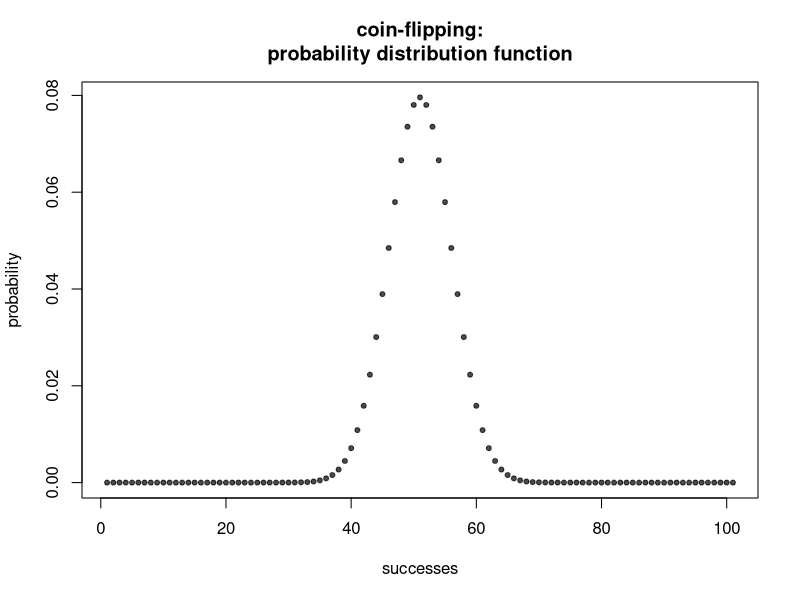
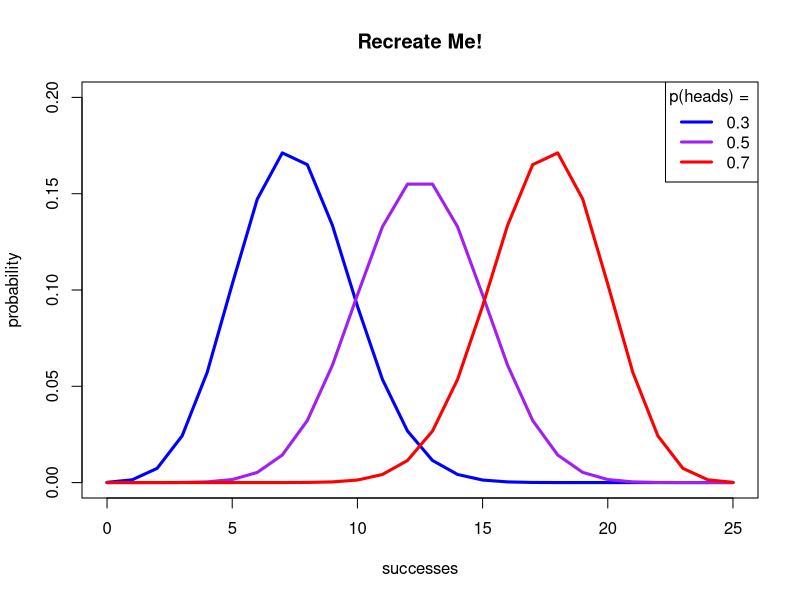
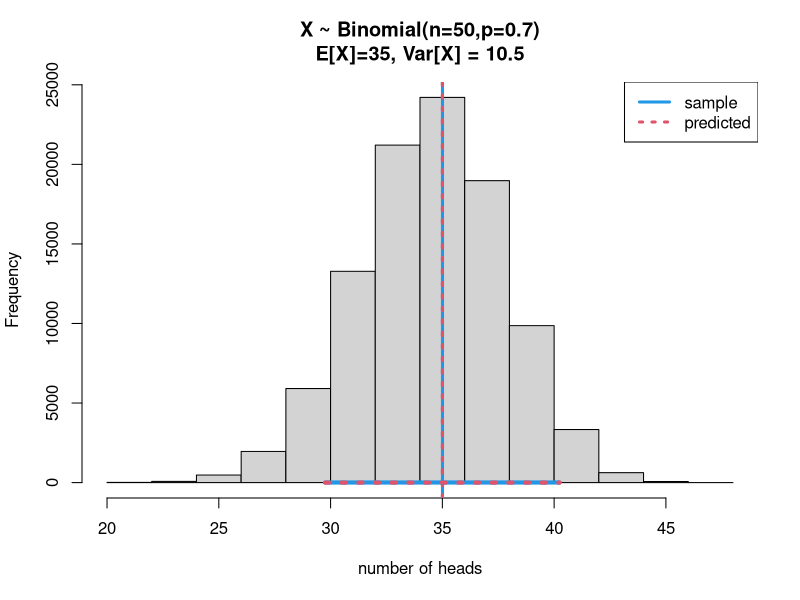
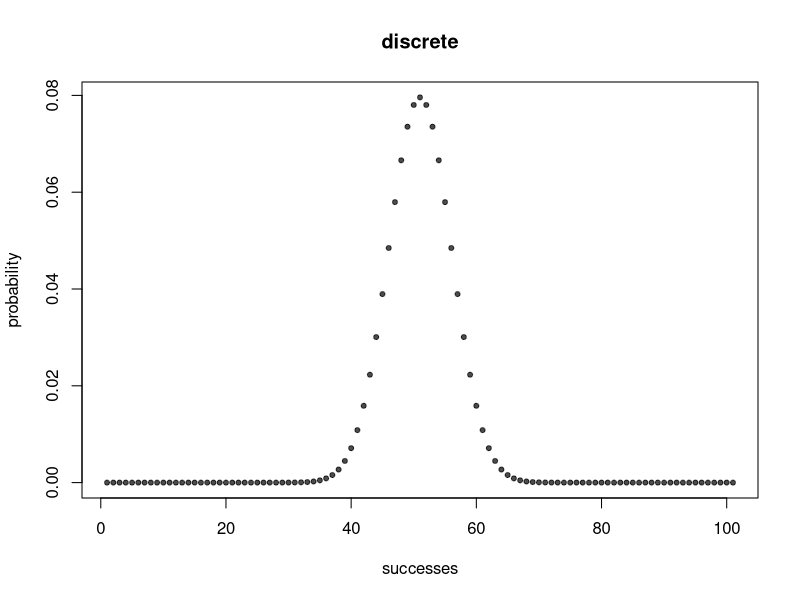
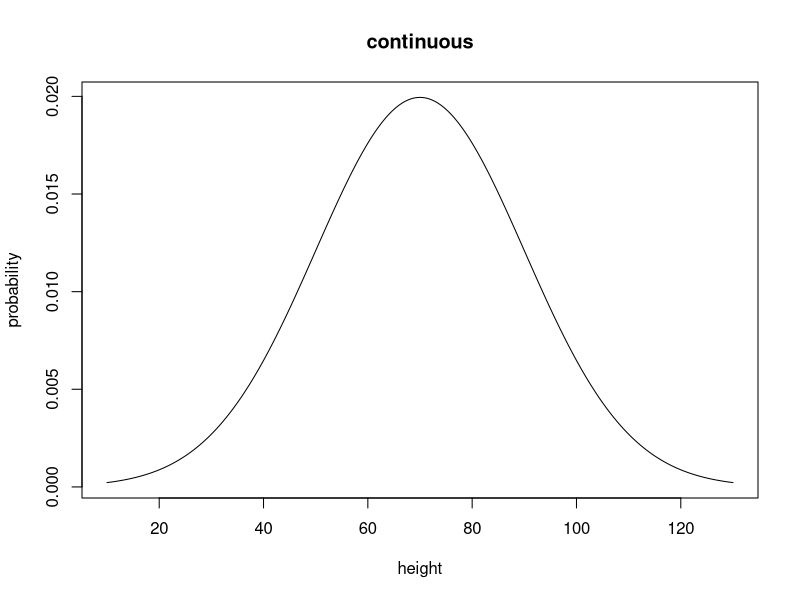
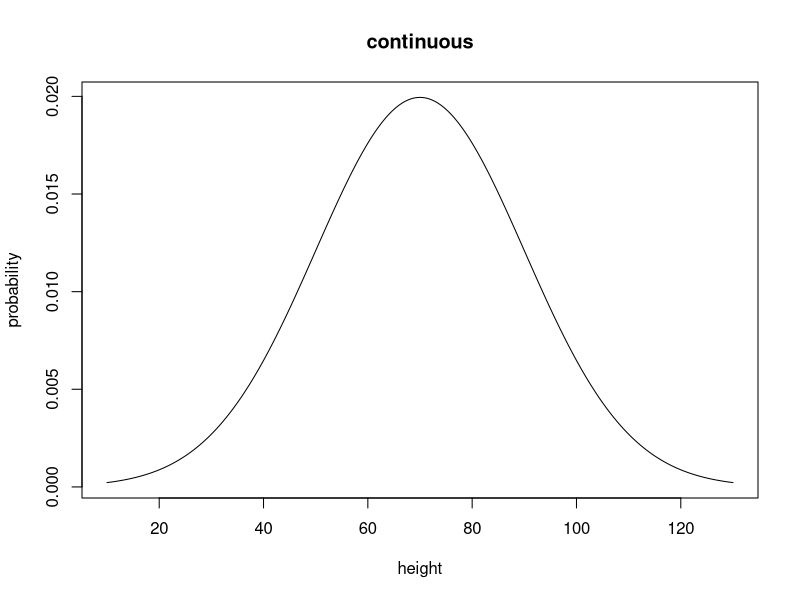

Write R code to recreate these figures, in order.
## ---- chunk 1
	#set any global options
	options(digits=3)
	set.seed(123)
## ---- chunk 2
	tmp <- rep("T",100)
	tmp[sample(1:100,43,replace=FALSE)] <- "H"
	tmp
## ---- chunk 3
	coin.flip.prob <- function(n,k,p){
		prob <- choose(n,k) * p^k * (1-p)^(n-k)
		return(prob)
	}
## ---- chunk 4
	coin.flip.prob(n=100,k=43,p=0.5)
## ---- chunk 5
	plot(coin.flip.prob(n=100,k=0:100,p=0.5),
			xlab="successes",ylab="probability",main="coin-flipping:\nprobability distribution function",
			pch=20,col=adjustcolor(1,0.7))
## ---- chunk 6
	plot(0,type='n',xlim=c(0,25),ylim=c(0,0.2),
			xlab="successes",ylab="probability",main="Recreate Me!")
		lines(0:25,coin.flip.prob(n=25,k=0:25,p=0.3),lwd=3,col="blue")
		lines(0:25,coin.flip.prob(n=25,k=0:25,p=0.5),lwd=3,col="purple")
		lines(0:25,coin.flip.prob(n=25,k=0:25,p=0.7),lwd=3,col="red")
		legend(x="topright",lty=1,lwd=3,col=c("blue","purple","red"),legend=c(0.3,0.5,0.7),title="p(heads) = ")
## ---- chunk 7
	rbinom(n=1,size=100,p=0.6)
## ---- chunk 8
	viz.binom.stats <- function(n,p){
		binomDraws <- rbinom(1e5,n,p)
		hist(binomDraws,xlab="number of heads",main=sprintf("X ~ Binomial(n=%s,p=%s)\nE[X]=%s, Var[X] = %s",n,p,n*p,n*p*(1-p)))
		abline(v=mean(binomDraws),lwd=3,col=4,lty=1)
		abline(v=n*p,lwd=3,col=2,lty=3)
		segments(x0=n*p - var(binomDraws)/2,y0=5,
				 x1=n*p + var(binomDraws)/2,y1=5,
				 col=4,lwd=4,lty=1)
		segments(x0=n*p - (n*p*(1-p)/2),y0=0,
				 x1=n*p + (n*p*(1-p)/2),y1=0,
				 col=2,lwd=4,lty=3)
		legend(x="topright",legend=c("sample","predicted"),col=c(4,2),lwd=3,lty=c(1,3))
	}
	viz.binom.stats(n=50,p=0.7)
## ---- chunk 9
plot(coin.flip.prob(n=100,k=0:100,p=0.5),
			xlab="successes",ylab="probability",
			pch=20,col=adjustcolor(1,0.7),main="discrete")
## ---- chunk 10
norm.prob <- function(x,mean,sigma){
 	prob <- exp(-((x-mean)^2/(2*sigma^2)))/sqrt(2*pi*sigma^2)
 	return(prob)
}
lower <- 10
upper <- 130
plot(lower:upper,norm.prob(lower:upper,mean=70,sigma=20),type='n',
		xlab="height",ylab="probability",main="continuous")
	lines(seq(lower,upper,length.out=500),
			norm.prob(seq(lower,upper,length.out=500),mean=70,sigma=20))
## ---- chunk 11
norm.prob <- function(x,mean,sigma){
 	prob <- exp(-((x-mean)^2/(2*sigma^2)))/sqrt(2*pi*sigma^2)
 	return(prob)
}
lower <- 10
upper <- 130
plot(lower:upper,norm.prob(lower:upper,mean=70,sigma=20),type='n',
		xlab="height",ylab="probability",main="continuous")
	lines(seq(lower,upper,length.out=500),
			norm.prob(seq(lower,upper,length.out=500),mean=70,sigma=20))
